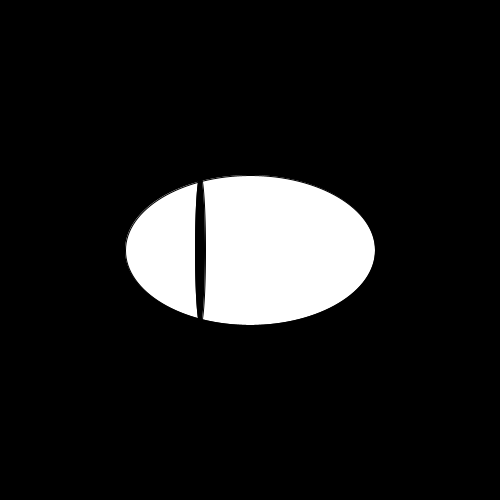
Frame 1 (no input)
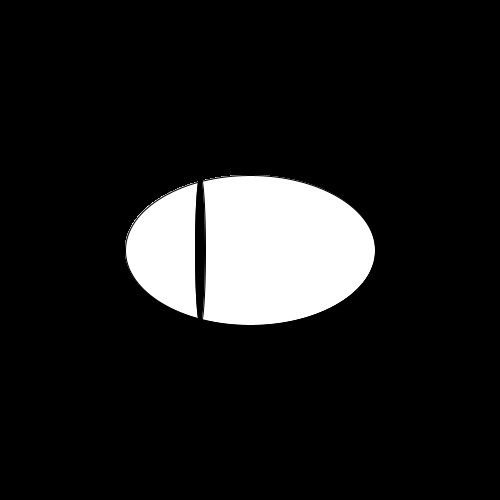
Frame 60 (the mouse pressed at the canvas centre just before this capture)
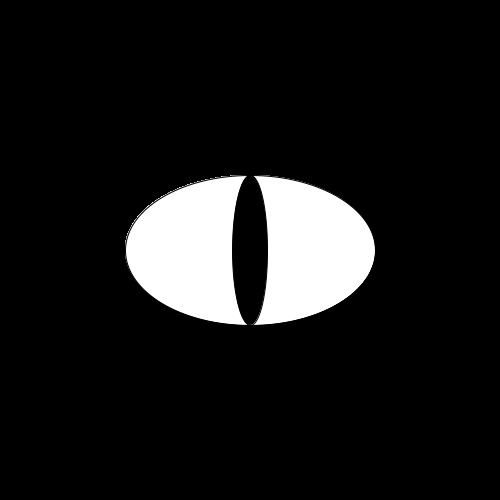
Frame 120 (the mouse held since frame 60 and released just before this capture)

The Processing sketch that drew these frames (run headless with seeded random() and noise(); from frame 60 on, the mouse is pressed at the canvas centre):

// Processing sketch: processing_33590
// ── processing_33590.pde

void setup() {
  size(500, 500);
  smooth();
  background(0);
}

void draw() {

  fill(255);
  ellipse(width/2, height/2, 250, 150);
  fill(0);

    float ell2X=map(mouseX, 0, width, 100, 200);
    float ell2Y=map(mouseY, 0, height, 0, 50);
    ellipse(ell2X+100, height/2, ell2Y+10, 150);
    line(10,10,10,10);
 }
